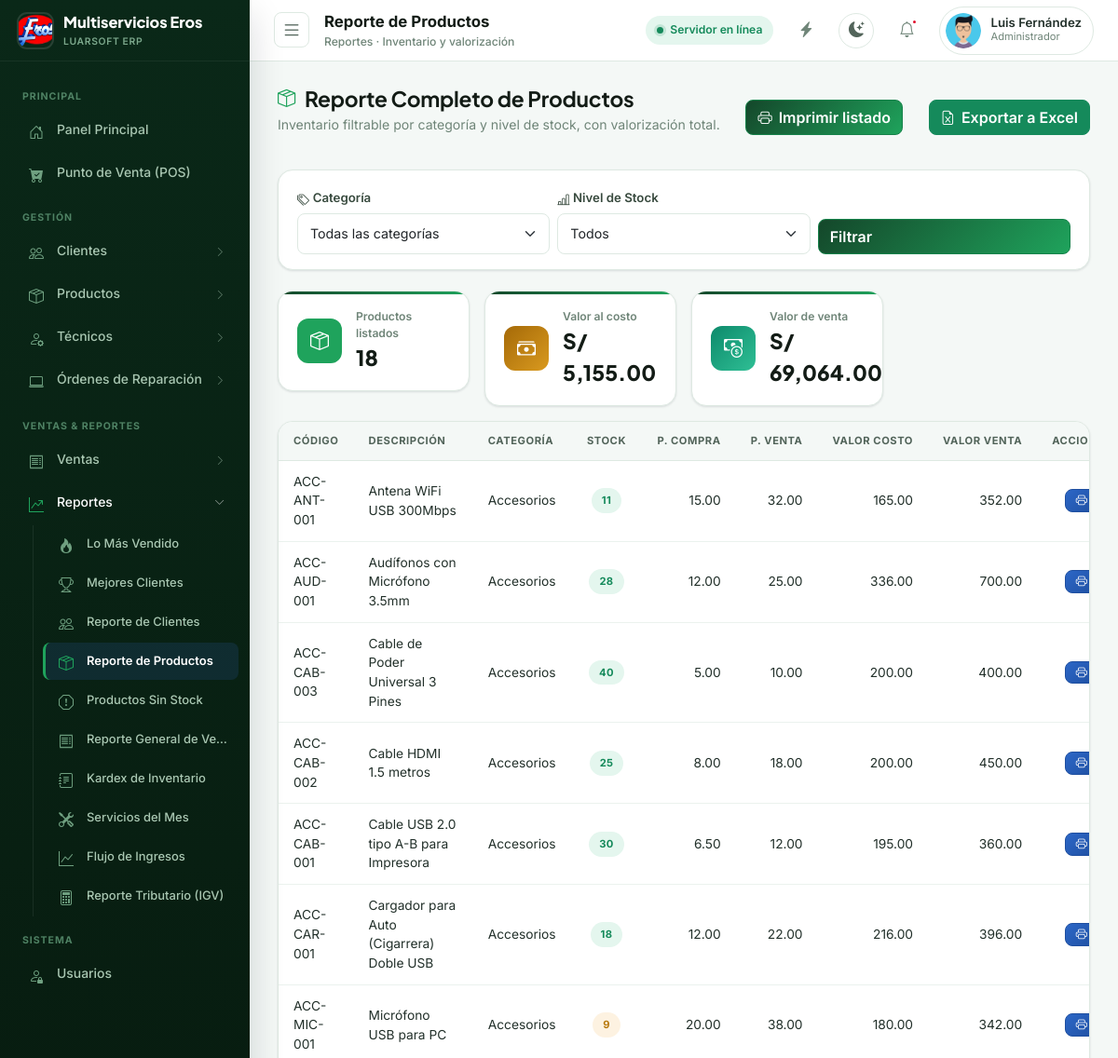
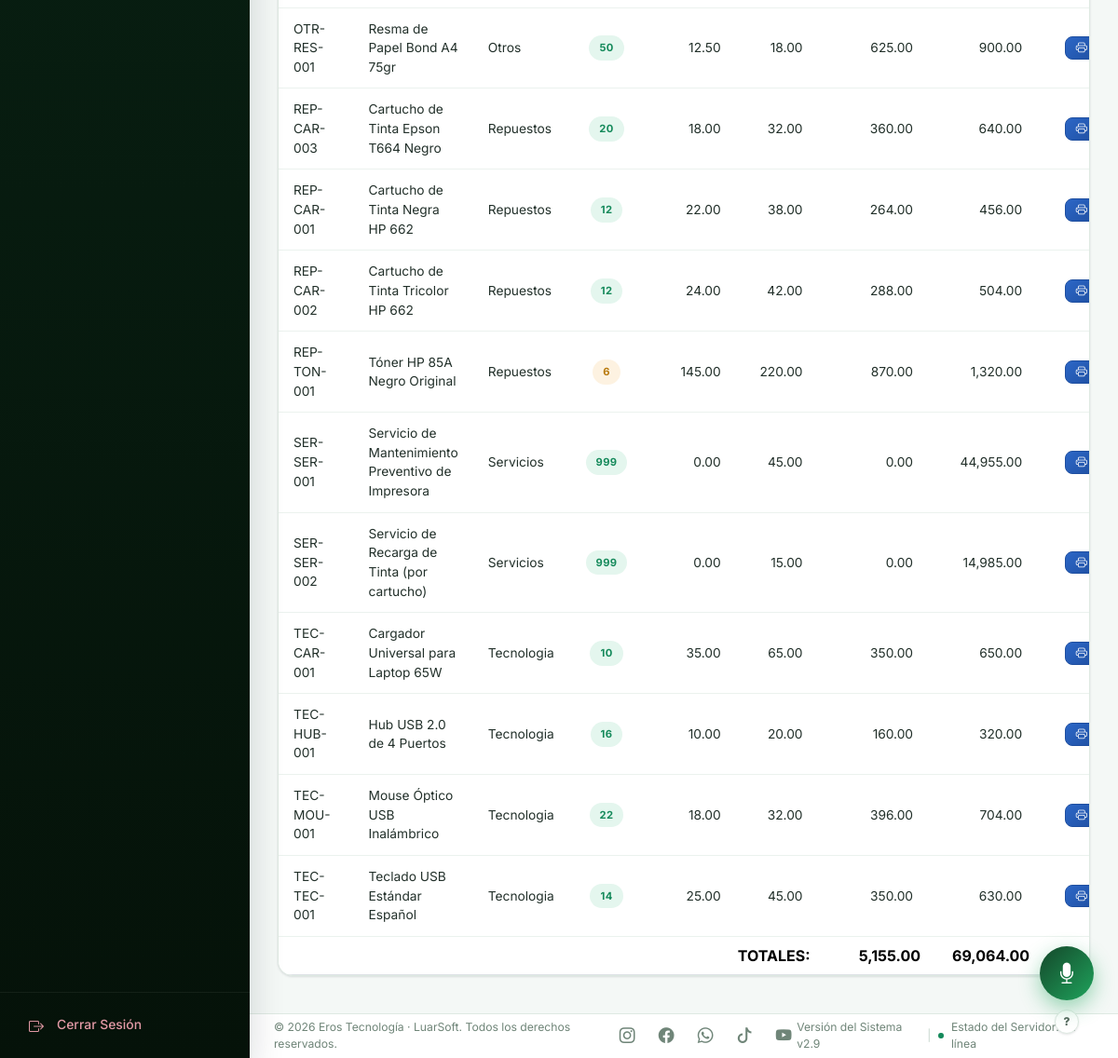
The app's page /modules/reportes/productos.php (signed in) with its own data (2 pictures, top to bottom).
### tables this page shows
CREATE TABLE `usuarios` (
  `id_usuario` int(11) NOT NULL,
  `usuario` varchar(50) NOT NULL,
  `rol` varchar(20) NOT NULL DEFAULT 'Administrador',
  `permisos` text DEFAULT NULL,
  `foto` varchar(255) DEFAULT NULL,
  `contraseña` varchar(255) NOT NULL,
  `fecha_creacion` timestamp NOT NULL DEFAULT current_timestamp()
);

CREATE TABLE `productos` (
  `id` int(11) NOT NULL,
  `codigo` varchar(50) NOT NULL,
  `codigo_barras` varchar(50) DEFAULT NULL,
  `descripcion` varchar(255) NOT NULL,
  `precio_compra` decimal(10,2) NOT NULL,
  `precio_venta` decimal(10,2) NOT NULL,
  `stock` int(11) NOT NULL,
  `categoria` varchar(100) DEFAULT NULL,
  `imagen` varchar(255) DEFAULT NULL,
  `caracteristicas` text DEFAULT NULL,
  `especificaciones_tecnicas` text DEFAULT NULL,
  `tipo_impuesto` varchar(50) NOT NULL,
  `fecha_registro` timestamp NOT NULL DEFAULT current_timestamp()
);

### includes/funciones.php (called while the page is built, shortened)
<?php
function url(string $path = ''): string
{
    $base = rtrim(BASE_URL, '/');
    $path = ltrim($path, '/');
    $fullUrl = $base . '/' . $path;
    $slug = defined('TENANT_SLUG') ? TENANT_SLUG : ($_SESSION['tenant_slug'] ?? ($_SESSION['current_tenant_slug'] ?? 'eros'));
    return $fullUrl;
}
function h($valor): string
{
    return htmlspecialchars((string)($valor ?? ''), ENT_QUOTES, 'UTF-8');
}
function moneda($valor): string
{
    return 'S/ ' . number_format((float)$valor, 2);
}
function limpiar($valor): string
{
    return trim((string)($valor ?? ''));
}
function usuarioActual(): string
{
    return $_SESSION['usuario'] ?? 'Invitado';
}

### includes/permisos.php (called while the page is built, shortened)
<?php
function esAdministrador(): bool
{
    return ($_SESSION['rol'] ?? 'Administrador') === 'Administrador';
}
function tienePermiso(string $modulo): bool
{
    if (esAdministrador()) { return true; }
    $permisos = $_SESSION['permisos'] ?? [];
    return in_array($modulo, $permisos, true);
}

### modules/reportes/productos.php (the view, shortened to what this page needs)
<?php
require_once __DIR__ . '/../../includes/funciones.php';
require_once __DIR__ . '/../../includes/auth.php';
$categoria = limpiar($_GET['categoria'] ?? '');
$nivelStock = limpiar($_GET['nivel_stock'] ?? '');
$condiciones = [];
$where = $condiciones ? ('WHERE ' . implode(' AND ', $condiciones)) : '';
$sql = "SELECT * FROM productos $where ORDER BY categoria ASC, descripcion ASC";
$stmt = mysqli_prepare($conexion, $sql);
mysqli_stmt_execute($stmt);
$resultado = mysqli_stmt_get_result($stmt);
$filas = [];
$valorCostoTotal = 0;
$valorVentaTotal = 0;
while ($f = mysqli_fetch_assoc($resultado)) {
    $f['valor_costo'] = (float)$f['precio_compra'] * (int)$f['stock'];
    $f['valor_venta'] = (float)$f['precio_venta'] * (int)$f['stock'];
    $valorCostoTotal += $f['valor_costo'];
    $valorVentaTotal += $f['valor_venta'];
    $filas[] = $f;
}
$page_title = 'Reporte de Productos';
$page_subtitle = 'Reportes · Inventario y valorización';
include __DIR__ . '/../../includes/layout_top.php';
?>
<div class="page-heading d-flex justify-content-between align-items-center flex-wrap gap-2">
    <div>
        <h1><i class="bi bi-box-seam"></i> Reporte Completo de Productos</h1>
        <p>Inventario filtrable por categoría y nivel de stock, con valorización total.</p>
    </div>
    <button onclick="window.print();" class="btn btn-primary no-print"><i class="bi bi-printer"></i> Imprimir listado</button>
    <a href="<?= url('modules/reportes/exportar.php?tipo=productos&' . http_build_query(['categoria' => $categoria, 'nivel_stock' => $nivelStock])) ?>" class="btn btn-success no-print"><i class="bi bi-file-earmark-excel"></i> Exportar a Excel</a>
</div>
<div class="search-toolbar no-print">
    <form method="GET" class="row g-2 align-items-end">
        <div class="col-md-4">
            <label><i class="bi bi-tags"></i> Categoría</label>
            <select name="categoria" class="form-select">
                <option value="">Todas las categorías</option>
            </select>
        </div>
        <div class="col-md-4">
            <label><i class="bi bi-bar-chart-line"></i> Nivel de Stock</label>
            <select name="nivel_stock" class="form-select">
                <option value="">Todos</option>
            </select>
        </div>
        <div class="col-md-4 d-flex gap-2">
            <button type="submit" class="btn btn-primary w-100">Filtrar</button>
        </div>
    </form>
</div>
<div class="row g-3 mb-3">
    <div class="col-6 col-md-3">
        <div class="kpi-card">
            <div class="kpi-icon bg-brand"><i class="bi bi-box-seam"></i></div>
            <div><div class="kpi-label">Productos listados</div><div class="kpi-value"><?= count($filas) ?></div></div>
        </div>
    </div>
    <div class="col-6 col-md-3">
        <div class="kpi-card">
            <div class="kpi-icon bg-warning"><i class="bi bi-cash-stack"></i></div>
            <div><div class="kpi-label">Valor al costo</div><div class="kpi-value"><?= moneda($valorCostoTotal) ?></div></div>
        </div>
    </div>
    <div class="col-6 col-md-3">
        <div class="kpi-card">
            <div class="kpi-icon bg-success"><i class="bi bi-cash-coin"></i></div>
            <div><div class="kpi-label">Valor de venta</div><div class="kpi-value"><?= moneda($valorVentaTotal) ?></div></div>
        </div>
    </div>
</div>
<div class="table-erp-wrap">
    <div class="table-responsive">
        <table class="table table-hover align-middle mb-0">
            <thead>
                <tr>
                    <th>Código</th><th>Descripción</th><th>Categoría</th><th class="text-center">Stock</th>
                    <th class="text-end">P. Compra</th><th class="text-end">P. Venta</th>
                    <th class="text-end">Valor Costo</th><th class="text-end">Valor Venta</th>
                    <th class="no-print text-center">Acciones</th>
                </tr>
            </thead>
            <tbody>
            <?php if (!empty($filas)): ?>
                <?php foreach ($filas as $f): ?>
                    <tr>
                        <td><?= h($f['codigo']) ?></td>
                        <td><?= h($f['descripcion']) ?></td>
                        <td><?= h($f['categoria']) ?></td>
                        <td class="text-center"><span class="badge-status <?= $f['stock'] == 0 ? 'danger' : ($f['stock'] < 10 ? 'warning' : 'success') ?>"><?= (int)$f['stock'] ?></span></td>
                        <td class="text-end"><?= number_format($f['precio_compra'], 2) ?></td>
                        <td class="text-end"><?= number_format($f['precio_venta'], 2) ?></td>
                        <td class="text-end"><?= number_format($f['valor_costo'], 2) ?></td>
                        <td class="text-end"><?= number_format($f['valor_venta'], 2) ?></td>
                        <td class="no-print text-center">
                            <button type="button" class="btn btn-info btn-sm" title="Imprimir reporte individual"
                                onclick="ERP.verDocumento('<?= url('modules/reportes/imprimir_individual.php?tipo=productos&codigo=' . urlencode($f['codigo'])) ?>', 'Ficha de <?= h($f['descripcion']) ?>', '<?= url('modules/reportes/productos.php') ?>')">
                                <i class="bi bi-printer"></i>
                            </button>
                        </td>
                    </tr>
                <?php endforeach; ?>
            <?php else: ?>
                <tr><td colspan="9" class="text-center text-muted py-4">No se encontraron productos con los filtros aplicados.</td></tr>
            <?php endif; ?>
            </tbody>
            <?php if (!empty($filas)): ?>
            <tfoot>
                <tr style="font-weight:700; background: var(--n-50);">
                    <td colspan="6" class="text-end">TOTALES:</td>
                    <td class="text-end"><?= number_format($valorCostoTotal, 2) ?></td>
                    <td class="text-end"><?= number_format($valorVentaTotal, 2) ?></td>
                    <td class="no-print"></td>
                </tr>
            </tfoot>
            <?php endif; ?>
        </table>
    </div>
</div>
<?php include __DIR__ . '/../../includes/layout_bottom.php'; ?>

### includes/header.php (shortened to what this page needs)
<?php
$page_title = $page_title ?? 'LuarSoft';
$page_subtitle = $page_subtitle ?? '';
$nombre_usuario = usuarioActual();
$inicial_usuario = strtoupper(substr($nombre_usuario, 0, 1));
$rol_usuario = $_SESSION['rol'] ?? 'Administrador';
$foto_usuario = null;
if (!empty($_SESSION['id_usuario']) && isset($conexion)) {
    $stmtFotoTopbar = mysqli_prepare($conexion, "SELECT foto FROM usuarios WHERE id_usuario = ? LIMIT 1");
    mysqli_stmt_bind_param($stmtFotoTopbar, "i", $_SESSION['id_usuario']);
    mysqli_stmt_execute($stmtFotoTopbar);
    $foto_usuario = mysqli_stmt_get_result($stmtFotoTopbar)->fetch_assoc()['foto'] ?? null;
}
?>
<header class="topbar">
    <div class="topbar-left">
        <button class="topbar-toggle" id="toggleSidebar" type="button" title="Mostrar/ocultar menú"><i class="bi bi-list icon-lg"></i></button>
        <div>
            <div class="topbar-title"><?= h($page_title) ?></div>
            <?php if ($page_subtitle): ?>
                <div class="topbar-breadcrumb"><?= h($page_subtitle) ?></div>
            <?php endif; ?>
        </div>
    </div>
    <div class="topbar-right">
        <div class="status-pill">
            <span class="status-dot"></span> <span class="status-pill-text">Servidor en línea</span>
        </div>
        <?php if (tienePermiso('pos')): ?>
        <button class="icon-btn" title="Accesos rápidos: Punto de Venta" onclick="window.location.href='<?= url('modules/ventas/pos.php') ?>'"><i class="bi bi-lightning-charge-fill"></i></button>
        <?php endif; ?>
        <button class="theme-toggle-btn" id="themeToggleBtn" type="button" title="Cambiar a modo oscuro">
            <i class="bi bi-moon-stars-fill"></i>
        </button>
        <button class="icon-btn" title="Notificaciones">
            <i class="bi bi-bell"></i><span class="badge-dot"></span>
        </button>
        <div class="user-chip" title="Sesión de <?= h($nombre_usuario) ?>">
            <?php if (!empty($foto_usuario)): ?>
                <img class="user-avatar" src="<?= url('uploads/usuarios/' . $foto_usuario) ?>" alt="<?= h($nombre_usuario) ?>" style="object-fit:cover;">
            <?php else: ?>
                <div class="user-avatar"><?= h($inicial_usuario) ?></div>
            <?php endif; ?>
            <div>
                <div class="user-name"><?= h($nombre_usuario) ?></div>
                <div class="user-role"><?= h($rol_usuario) ?></div>
            </div>
        </div>
    </div>
</header>

### records on screen
usuarios: foto (picture)
productos: codigo "ACC-ANT-001", descripcion "Antena WiFi USB 300Mbps", categoria "Accesorios", stock "11", precio_compra "15.00", precio_venta "32.00", valor_costo "165.00", valor_venta "352.00"
productos: codigo "ACC-AUD-001", descripcion "Audífonos con Micrófono 3.5mm", categoria "Accesorios", stock "28", precio_compra "12.00", precio_venta "25.00", valor_costo "336.00", valor_venta "700.00"
productos: codigo "ACC-CAB-003", descripcion "Cable de Poder Universal 3 Pines", categoria "Accesorios", stock "40", precio_compra "5.00", precio_venta "10.00", valor_costo "200.00", valor_venta "400.00"
productos: codigo "ACC-CAB-002", descripcion "Cable HDMI 1.5 metros", categoria "Accesorios", stock "25", precio_compra "8.00", precio_venta "18.00", valor_costo "200.00", valor_venta "450.00"
productos: codigo "ACC-CAB-001", descripcion "Cable USB 2.0 tipo A-B para Impresora", categoria "Accesorios", stock "30", precio_compra "6.50", precio_venta "12.00", valor_costo "195.00", valor_venta "360.00"
productos: codigo "ACC-CAR-001", descripcion "Cargador para Auto (Cigarrera) Doble USB", categoria "Accesorios", stock "18", precio_compra "12.00", precio_venta "22.00", valor_costo "216.00", valor_venta "396.00"
productos: codigo "ACC-MIC-001", descripcion "Micrófono USB para PC", categoria "Accesorios", stock "9", precio_compra "20.00", precio_venta "38.00", valor_costo "180.00", valor_venta "342.00"
productos: codigo "OTR-RES-001", descripcion "Resma de Papel Bond A4 75gr", categoria "Otros", stock "50", precio_compra "12.50", precio_venta "18.00", valor_costo "625.00", valor_venta "900.00"
productos: codigo "REP-CAR-003", descripcion "Cartucho de Tinta Epson T664 Negro", categoria "Repuestos", stock "20", precio_compra "18.00", precio_venta "32.00", valor_costo "360.00", valor_venta "640.00"
productos: codigo "REP-CAR-001", descripcion "Cartucho de Tinta Negra HP 662", categoria "Repuestos", stock "12", precio_compra "22.00", precio_venta "38.00", valor_costo "264.00", valor_venta "456.00"
productos: codigo "REP-CAR-002", descripcion "Cartucho de Tinta Tricolor HP 662", categoria "Repuestos", stock "12", precio_compra "24.00", precio_venta "42.00", valor_costo "288.00", valor_venta "504.00"
productos: codigo "REP-TON-001", descripcion "Tóner HP 85A Negro Original", categoria "Repuestos", stock "6", precio_compra "145.00", precio_venta "220.00", valor_costo "870.00", valor_venta "1,320.00"
productos: codigo "SER-SER-001", descripcion "Servicio de Mantenimiento Preventivo de Impresora", categoria "Servicios", stock "999", precio_compra "0.00", precio_venta "45.00", valor_costo "0.00", valor_venta "44,955.00"
productos: codigo "SER-SER-002", descripcion "Servicio de Recarga de Tinta (por cartucho)", categoria "Servicios", stock "999", precio_compra "0.00", precio_venta "15.00", valor_costo "0.00", valor_venta "14,985.00"
productos: codigo "TEC-CAR-001", descripcion "Cargador Universal para Laptop 65W", categoria "Tecnologia", stock "10", precio_compra "35.00", precio_venta "65.00", valor_costo "350.00", valor_venta "650.00"
productos: codigo "TEC-HUB-001", descripcion "Hub USB 2.0 de 4 Puertos", categoria "Tecnologia", stock "16", precio_compra "10.00", precio_venta "20.00", valor_costo "160.00", valor_venta "320.00"
productos: codigo "TEC-MOU-001", descripcion "Mouse Óptico USB Inalámbrico", categoria "Tecnologia", stock "22", precio_compra "18.00", precio_venta "32.00", valor_costo "396.00", valor_venta "704.00"
productos: codigo "TEC-TEC-001", descripcion "Teclado USB Estándar Español", categoria "Tecnologia", stock "14", precio_compra "25.00", precio_venta "45.00", valor_costo "350.00", valor_venta "630.00"

### other values on screen
defined('TENANT_NOMBRE') ? TENANT_NOMBRE : 'Multiservicios Eros' "Multiservicios Eros"
$bloque['titulo'] "PRINCIPAL"
$item['label'] "Panel Principal"
$item['label'] "Punto de Venta (POS)"
$bloque['titulo'] "GESTIÓN"
$item['label'] "Clientes"
$item['label'] "Productos"
$item['label'] "Técnicos"
$item['label'] "Órdenes de Reparación"
$bloque['titulo'] "VENTAS & REPORTES"
$item['label'] "Ventas"
$item['label'] "Reportes"
$h['label'] "Lo Más Vendido"
$h['label'] "Mejores Clientes"
$h['label'] "Reporte de Clientes"
